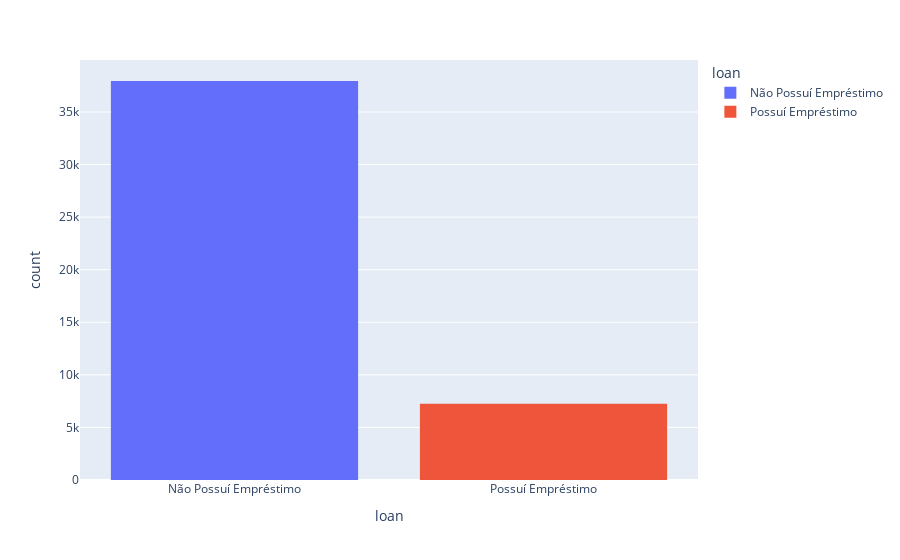

The cell this chart's notebook holds for it:
### Code cell
px.histogram(data, x="loan", color="loan")

### Figure 1 — Plotly figure (JSON) as saved in the notebook; plotly's stock layout.template omitted (floating-point values rounded to 4 significant figures; data arrays with more than 128 entries replaced by an {"elided": "..."} marker saying what was removed)
{"data": [{"alignmentgroup": "True", "bingroup": "x", "hovertemplate": "loan=%{x}<br>count=%{y}<extra></extra>", "legendgroup": "Não Possuí Empréstimo", "marker": {"color": "#636efa"}, "name": "Não Possuí Empréstimo", "offsetgroup": "Não Possuí Empréstimo", "orientation": "v", "showlegend": true, "type": "histogram", "x": {"elided": "37946 str values"}, "xaxis": "x", "yaxis": "y"}, {"alignmentgroup": "True", "bingroup": "x", "hovertemplate": "loan=%{x}<br>count=%{y}<extra></extra>", "legendgroup": "Possuí Empréstimo", "marker": {"color": "#EF553B"}, "name": "Possuí Empréstimo", "offsetgroup": "Possuí Empréstimo", "orientation": "v", "showlegend": true, "type": "histogram", "x": {"elided": "7244 str values"}, "xaxis": "x", "yaxis": "y"}], "layout": {"barmode": "relative", "legend": {"title": {"text": "loan"}, "tracegroupgap": 0}, "margin": {"t": 60}, "xaxis": {"anchor": "y", "categoryarray": ["Não Possuí Empréstimo", "Possuí Empréstimo"], "categoryorder": "array", "domain": [0, 1], "title": {"text": "loan"}}, "yaxis": {"anchor": "x", "domain": [0, 1], "title": {"text": "count"}}}}
